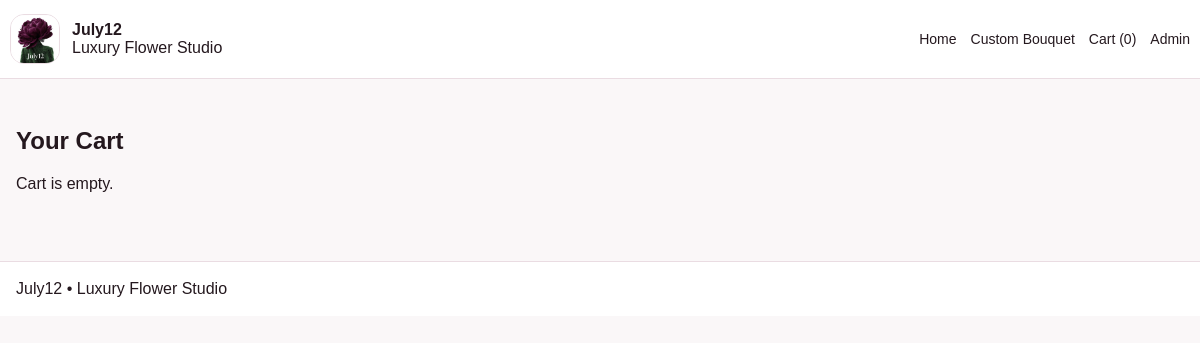
The page /cart on the database its author committed.
### tables this page shows
CREATE TABLE settings (
            key TEXT PRIMARY KEY,
            value TEXT
        );

### app.py (the view)
@app.route("/cart")
def cart():
    items, subtotal = cart_items()
    return render_template("cart.html", items=items, subtotal=subtotal)

### app.py (called while the page is built, shortened)
def db():
    conn = sqlite3.connect(DB_PATH)
    conn.row_factory = sqlite3.Row
    return conn

def get_settings() -> dict:
    conn = db()
    rows = conn.execute("SELECT key, value FROM settings").fetchall()
    conn.close()
    return {r["key"]: r["value"] for r in rows}

def get_sections() -> dict:
    conn = db()
    rows = conn.execute("SELECT key, enabled FROM sections").fetchall()
    conn.close()
    return {r["key"]: bool(r["enabled"]) for r in rows}

def cart_items():
    cart = session.get("cart", {})
    if not cart:
        return [], 0.0

@app.context_processor
def inject_globals():
    s = get_settings()
    items, _ = cart_items()
    return {
        "settings": s,
        "sections": get_sections(),
        "store_name": s.get("store_name", "July12"),
        "cart_count": sum(i["qty"] for i in items),
    }

### templates/cart.html (shortened to what this page needs)
{% extends "base.html" %}
{% block content %}
<section class="section">
  <div class="container">
    <h1>Your Cart</h1>
    {% if not items %}
    <p>Cart is empty.</p>
    {% endif %}
  </div>
</section>
{% endblock %}

### templates/base.html (shortened to what this page needs)
<!doctype html>
<html lang="en">
<head>
  <link href="{{ url_for('static', filename='css/styles.css') }}" rel="stylesheet">
</head>
<body>
<header class="topbar">
  <div class="container nav">
    <a class="brand" href="{{ url_for('home') }}">
      {% if settings.get('logo_url') %}
      <img src="{{ settings.get('logo_url') }}" alt="{{ store_name }}" class="logo-img">
      {% else %}
      <div class="brand-mark">J12</div>
      {% endif %}
      <div class="brand-copy">
        <strong>{{ store_name }}</strong>
        <span>Luxury Flower Studio</span>
      </div>
    </a>
    <nav>
      <a href="{{ url_for('home') }}">Home</a>
      <a href="{{ url_for('custom_bouquet') }}">Custom Bouquet</a>
      <a href="{{ url_for('cart') }}">Cart ({{ cart_count }})</a>
      <a href="{{ url_for('admin_login') }}">Admin</a>
    </nav>
  </div>
</header>
{% block content %}{% endblock %}
<footer class="footer">
  <div class="container">{{ settings.get('footer_text', '') }}</div>
</footer>
</body>
</html>

### static/css/styles.css (style rules this page uses)
body { font-family:Arial,sans-serif;margin:0;background:#faf7f8;color:#24181e }
a { text-decoration:none;color:inherit }
.container { max-width:1180px;margin:0 auto;padding:0 16px }
.topbar { background:#fff;border-bottom:1px solid #eadce2;position:sticky;top:0;z-index:20 }
.nav { display:flex;justify-content:space-between;align-items:center;padding:14px 0 }
.brand { display:flex;gap:12px;align-items:center }
.logo-img { width:48px;height:48px;object-fit:cover;border-radius:14px;border:1px solid #eadce2 }
.brand-copy { display:flex;flex-direction:column }
nav { display:flex;gap:14px;font-size:14px }
.section { padding:28px 0 }
.footer { padding:18px 0;border-top:1px solid #eadce2;background:#fff;margin-top:24px }

### rows shown on the page
settings: get (picture)
settings: value "July12"
settings: get "July12 • Luxury Flower Studio"

### other values the page prints
{{ cart_count }} "0"
